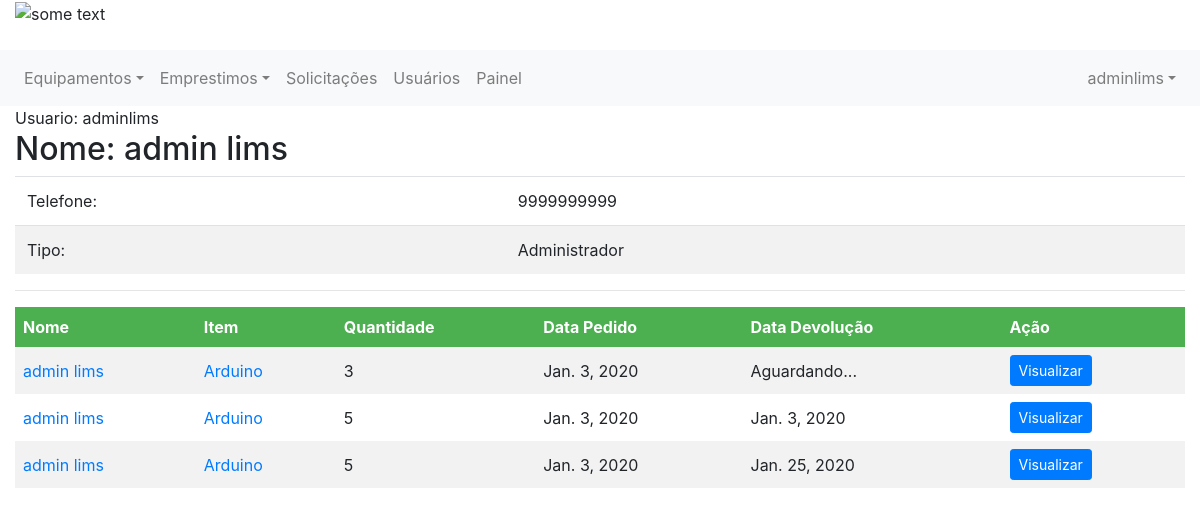
Before: /usuario/1/ (signed in) with the older database file.
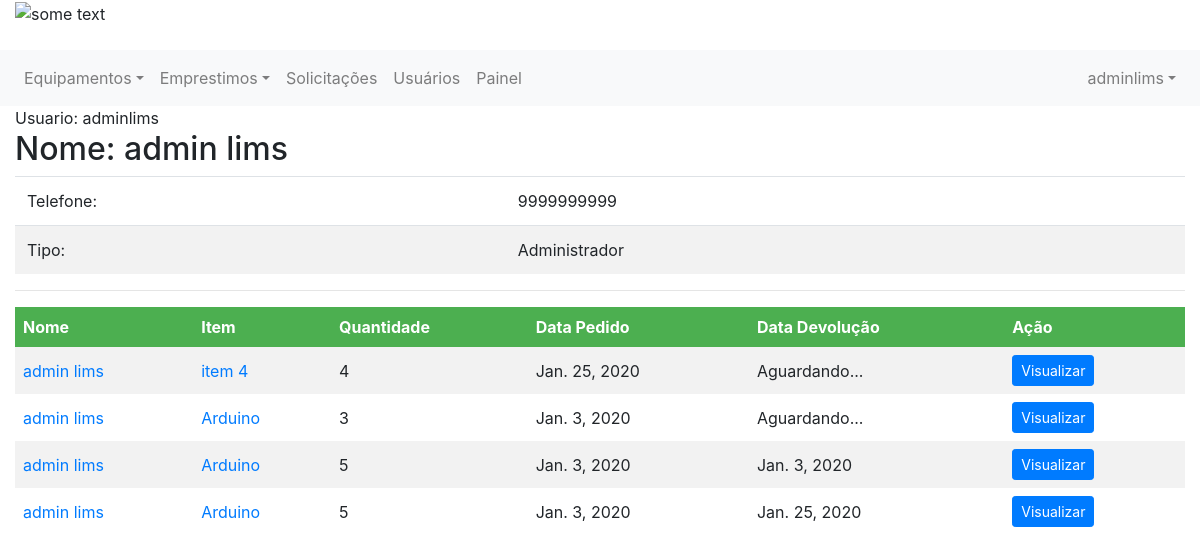
After: the same page with the newer database file.
### emprestimo/models.py (models this page shows)
class Emprestimo(models.Model):
    equipamento = models.ForeignKey(Item, on_delete=models.CASCADE, related_name='item_emprestimo')
    solicitante = models.ForeignKey(Usuario, on_delete=models.CASCADE, related_name='usuario_emprestimo')
    tipo = models.ForeignKey(TipoEstadoEmprestimo, on_delete=models.CASCADE, related_name='tipo_emprestimo')
    estado = models.BooleanField(default=0)
    descricao = models.CharField(max_length=255)
    quantidade = models.IntegerField()
    data_emprestimo = models.DateField(null=False)
    data_devolucao = models.DateField(null=True)
    mensagem_rejeitado = models.CharField(max_length=255, null=True)
    mensagem_devolucao = models.CharField(max_length=255, null=True)

### controle/models.py (models this page shows, shortened)
class Usuario(models.Model):
    user = models.OneToOneField(User, related_name='profile', on_delete=models.CASCADE, null=True)
    telefone = models.IntegerField()
    tipo = models.ForeignKey(TipoUsuario, on_delete=models.CASCADE)

class Item(models.Model):
    nome = models.CharField(max_length=100)
    quantidade = models.IntegerField()
    quantidade_emprestada = models.IntegerField(default=0)
    quantidade_descartada = models.IntegerField(default=0)
    codigo_tombamento = models.CharField(max_length=100, null=True, default=None)
    tipo = models.ForeignKey(TipoEquipamento, on_delete=models.CASCADE)
    imagem = models.FileField(upload_to='documents/%Y/%m/%d', default='documents/1111/sem_foto.jpg')
    excluido = models.BooleanField(default=False)
    em_operacao = models.BooleanField(default=1, null=True)

### usuarios/views.py (the view)
# urls.py: path('usuario/<int:usuario_id>/', views.exibir_um_usuario, name='exibe_um_usuario'),
@login_required
def exibir_um_usuario(request, usuario_id):
    usuario = Usuario.objects.get(id=usuario_id)
    emprestimos = Emprestimo.objects.filter(solicitante=usuario_id).exclude(tipo=1).order_by('-data_emprestimo')
    paginator = Paginator(emprestimos, 8)
    page = request.GET.get('page')
    emprestimos = paginator.get_page(page)
    return render(request, 'exibir.html', {'emprestimos': emprestimos, 'usuario': usuario,
                                           'user_logado': get_usuario_logado(request)})

### usuarios/views.py (called while the page is built)
def get_usuario_logado(request):
    return request.user

### usuarios/templates/exibir.html (shortened to what this page needs)
{% extends 'base.html' %}
{% block 'content' %}
<div class="page-header">
    <span>Usuario: {{usuario.user.username}}</span>
    <h2>Nome: {{usuario.user.first_name}} {{ usuario.user.last_name }}</h2>
</div>
<table class="table">
    <tr>
        <td>Telefone:</td>
        <td>{{ usuario.telefone }}</td>
    </tr>
    <tr>
        <td>Tipo:</td>
        <td>{{usuario.tipo.nome}}</td>
    </tr>
</table>
<hr>
<div style="overflow-y:auto; overflow-x:auto;">
    {% if emprestimos %}
    <table>
        <tr>
            <th>Nome</th>
            <th>Item</th>
            <th>Quantidade</th>
            <th>Data Pedido</th>
            <th>Data Devolução</th>
            <th>Ação</th>
        </tr>
        {% for emprestimo in emprestimos %}
        <tr>
            <td><a href="{% url 'exibe_um_usuario' emprestimo.solicitante.id %}">
                {{emprestimo.solicitante.user.first_name }} {{emprestimo.solicitante.user.last_name}} </a></td>
            <td><a href="{% url 'equipamento' emprestimo.equipamento.id %}">{{emprestimo.equipamento.nome}}</a></td>
            <td>{{emprestimo.quantidade}}</td>
            <td>{{emprestimo.data_emprestimo}}</td>
            <td>{% if emprestimo.data_devolucao == none %}
                Aguardando...
                {% else %}
                {{emprestimo.data_devolucao}}
                {% endif %}
            </td>
            <td><a class="btn btn-sm btn-primary"
                   href="{% url 'exibir_detalhes_emprestimo' emprestimo.id %}">Visualizar</a></td>
        </tr>
        {% endfor %}
    </table>
    {% else %}
    <p style="font-size: 20px; font-weight: bold; text-align:center">Não fez Emprestimos </p>
    {% endif %}
</div>
{% endblock %}

Changed rows visible on the page:
added Emprestimo: solicitante.user.first_name "admin", solicitante.user.last_name "lims", equipamento.nome "item 4", quantidade "4", data_emprestimo "Jan. 25, 2020", shows "Aguardando..."
